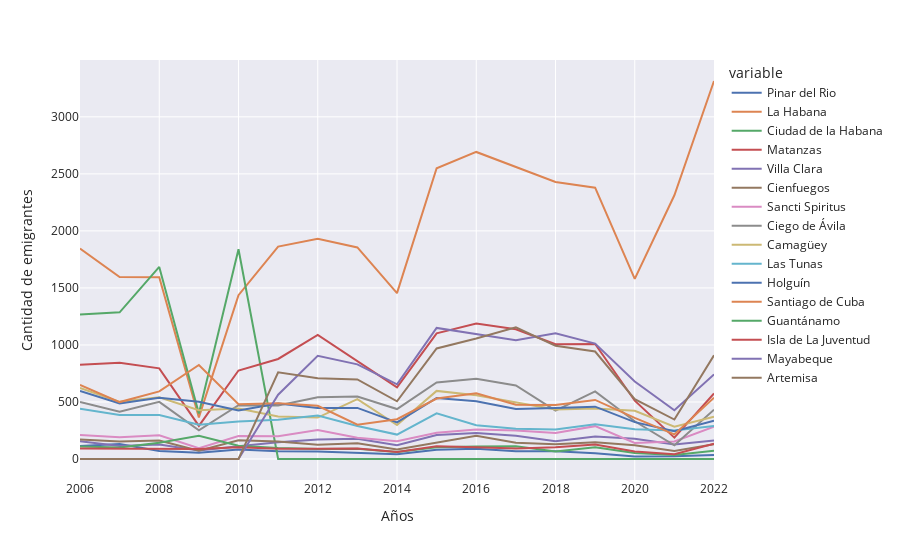

The notebook cell saved with this chart:
### Markdown cell above
#### ¿Cuántas personas han tomado decisiones similares o iguales a la de Juan y Mireya?

Durante años, numerosas personas se han trasladado a otras provincias. Antes de la división política administrativa (DPA) de 2011, Ciudad de La Habana era la capital y registró la mayor cantidad de migrantes en 2008 y 2010, con 1684 y 1839 respectivamente. Tras la DPA, se incluyen Artemisa y Mayabeque como provincias y desaparece la Ciudad de La Habana. Al convertirse en la capital del país, La Habana se convierte rápidamente en el principal destino de la mayoría de las personas, por lo que no es sorprendente que fuera la provincia líder en cifras a partir de entonces, con 2692 en 2016 y un total de 3314 personas en 2022, alcanzando sus números más altos. Matanzas, Mayabeque, y Artemisa también alcanzan cifras significativas, manteniendo un ritmo de emigrantes relativamente constante en los distintos años. 
En lugares como Guantánamo, Pinar del Río y la Isla de la Juventud, hay un número muy reducido de migrantes de Granma. Guantánamo se encuentra en el extremo oriental de Cuba, mientras que Pinar del Río está en el extremo occidental. Se llega a la conclusión de que la mayoría de los migrantes eligen tomar decisiones parecidas a las de Juan y Mireya al dirigirse hacia la capital o sus alrededores (Matanzas, Mayabeque y Artemisa). 

##### ¿Porqué pasará esto?
Es frecuente que los migrantes de un país terminen en la capital, la cual ofrece una mayor cantidad de recursos y más oportunidades laborales, tanto dentro de la ciudad como en el extranjero. Sin embargo, no todos tienen la oportunidad de ir a la capital o prefieren mantenerse en un entorno rural, por lo que eligen vivir en áreas cercanas, lo que les asegura un viaje más corto para obtener productos esenciales y también acceso a empleo o educación, especialmente en carreras universitarias que solo se ofrecen en La Habana, como es el caso de Ciencia de Datos en la región occidental.

### Code cell
#llamamos a la función llenar_listas 
# con los dos primeros parametros son los filtros para llenar la lista con los datos del json
# el tercer parametro es una lista de todas las Provincias
provi = llenar_lista("ProvinciasMI","emigracion06-22",granma['Provincias'])

#separar datos de hombres que estan en los indices par
proviH = [y for x,y in enumerate(provi) if x % 2 == 0 ]

#lo llevamos a matriz de numpy
proviH = np.array(proviH)

#separar datos de mujeres que están en indice impar
proviM = [y for x,y in enumerate(provi)if x % 2 != 0]

#lo llevamos a matriz de numpy
proviM = np.array(proviM)

#sumamos los hombres mas las mujeres
sumaH_M = proviM + proviH
#creamos el dataFrame de Hombres y mujeres de la emigración interna desde el 2006-2022
#se le asigna a los indices las provincias y a las columnas los años del 2006-2022
df = pd.DataFrame(sumaH_M,index = granma["Provincias"],columns = [x for x in granma["años"]if x >= 2006])

#le hacemos la transpuesta
df = df.T
#creamos un gráfico de lineas con plotly
fig = px.line(df,x = df.index,y = df.columns,template = 'seaborn')
#cambiamos el nombre de los ejes de coordenadas
fig.update_yaxes(title_text = 'Cantidad de emigrantes')
fig.update_xaxes(title_text = 'Años')

### Figure 1 — Plotly figure (JSON) as saved in the notebook; plotly's stock layout.template omitted (floating-point values rounded to 4 significant figures)
{"data": [{"hovertemplate": "variable=Pinar del Rio<br>index=%{x}<br>value=%{y}<extra></extra>", "legendgroup": "Pinar del Rio", "line": {"color": "rgb(76,114,176)", "dash": "solid"}, "marker": {"symbol": "circle"}, "mode": "lines", "name": "Pinar del Rio", "orientation": "v", "showlegend": true, "type": "scatter", "x": [2006, 2007, 2008, 2009, 2010, 2011, 2012, 2013, 2014, 2015, 2016, 2017, 2018, 2019, 2020, 2021, 2022], "xaxis": "x", "y": [114, 132, 70, 55, 84, 67, 66, 54, 41, 82, 90, 69, 67, 51, 23, 24, 35], "yaxis": "y"}, {"hovertemplate": "variable=La Habana<br>index=%{x}<br>value=%{y}<extra></extra>", "legendgroup": "La Habana", "line": {"color": "rgb(221,132,82)", "dash": "solid"}, "marker": {"symbol": "circle"}, "mode": "lines", "name": "La Habana", "orientation": "v", "showlegend": true, "type": "scatter", "x": [2006, 2007, 2008, 2009, 2010, 2011, 2012, 2013, 2014, 2015, 2016, 2017, 2018, 2019, 2020, 2021, 2022], "xaxis": "x", "y": [1846, 1595, 1594, 365, 1436, 1862, 1931, 1855, 1454, 2549, 2692, 2562, 2429, 2379, 1579, 2312, 3314], "yaxis": "y"}, {"hovertemplate": "variable=Ciudad de la Habana<br>index=%{x}<br>value=%{y}<extra></extra>", "legendgroup": "Ciudad de la Habana", "line": {"color": "rgb(85,168,104)", "dash": "solid"}, "marker": {"symbol": "circle"}, "mode": "lines", "name": "Ciudad de la Habana", "orientation": "v", "showlegend": true, "type": "scatter", "x": [2006, 2007, 2008, 2009, 2010, 2011, 2012, 2013, 2014, 2015, 2016, 2017, 2018, 2019, 2020, 2021, 2022], "xaxis": "x", "y": [1266, 1286, 1684, 399, 1839, 0, 0, 0, 0, 0, 0, 0, 0, 0, 0, 0, 0], "yaxis": "y"}, {"hovertemplate": "variable=Matanzas<br>index=%{x}<br>value=%{y}<extra></extra>", "legendgroup": "Matanzas", "line": {"color": "rgb(196,78,82)", "dash": "solid"}, "marker": {"symbol": "circle"}, "mode": "lines", "name": "Matanzas", "orientation": "v", "showlegend": true, "type": "scatter", "x": [2006, 2007, 2008, 2009, 2010, 2011, 2012, 2013, 2014, 2015, 2016, 2017, 2018, 2019, 2020, 2021, 2022], "xaxis": "x", "y": [827, 844, 795, 290, 776, 877, 1088, 856, 628, 1102, 1188, 1138, 1007, 1008, 511, 187, 574], "yaxis": "y"}, {"hovertemplate": "variable=Villa Clara<br>index=%{x}<br>value=%{y}<extra></extra>", "legendgroup": "Villa Clara", "line": {"color": "rgb(129,114,179)", "dash": "solid"}, "marker": {"symbol": "circle"}, "mode": "lines", "name": "Villa Clara", "orientation": "v", "showlegend": true, "type": "scatter", "x": [2006, 2007, 2008, 2009, 2010, 2011, 2012, 2013, 2014, 2015, 2016, 2017, 2018, 2019, 2020, 2021, 2022], "xaxis": "x", "y": [156, 114, 127, 75, 111, 146, 171, 177, 120, 211, 229, 203, 155, 198, 177, 128, 163], "yaxis": "y"}, {"hovertemplate": "variable=Cienfuegos<br>index=%{x}<br>value=%{y}<extra></extra>", "legendgroup": "Cienfuegos", "line": {"color": "rgb(147,120,96)", "dash": "solid"}, "marker": {"symbol": "circle"}, "mode": "lines", "name": "Cienfuegos", "orientation": "v", "showlegend": true, "type": "scatter", "x": [2006, 2007, 2008, 2009, 2010, 2011, 2012, 2013, 2014, 2015, 2016, 2017, 2018, 2019, 2020, 2021, 2022], "xaxis": "x", "y": [171, 154, 163, 72, 164, 153, 124, 139, 84, 142, 204, 142, 130, 146, 120, 71, 130], "yaxis": "y"}, {"hovertemplate": "variable=Sancti Spiritus<br>index=%{x}<br>value=%{y}<extra></extra>", "legendgroup": "Sancti Spiritus", "line": {"color": "rgb(218,139,195)", "dash": "solid"}, "marker": {"symbol": "circle"}, "mode": "lines", "name": "Sancti Spiritus", "orientation": "v", "showlegend": true, "type": "scatter", "x": [2006, 2007, 2008, 2009, 2010, 2011, 2012, 2013, 2014, 2015, 2016, 2017, 2018, 2019, 2020, 2021, 2022], "xaxis": "x", "y": [210, 190, 208, 94, 202, 200, 255, 186, 156, 230, 259, 250, 229, 288, 140, 153, 283], "yaxis": "y"}, {"hovertemplate": "variable=Ciego de Ávila<br>index=%{x}<br>value=%{y}<extra></extra>", "legendgroup": "Ciego de Ávila", "line": {"color": "rgb(140,140,140)", "dash": "solid"}, "marker": {"symbol": "circle"}, "mode": "lines", "name": "Ciego de Ávila", "orientation": "v", "showlegend": true, "type": "scatter", "x": [2006, 2007, 2008, 2009, 2010, 2011, 2012, 2013, 2014, 2015, 2016, 2017, 2018, 2019, 2020, 2021, 2022], "xaxis": "x", "y": [500, 415, 501, 251, 471, 469, 542, 547, 438, 671, 704, 645, 424, 593, 331, 120, 432], "yaxis": "y"}, {"hovertemplate": "variable=Camagüey<br>index=%{x}<br>value=%{y}<extra></extra>", "legendgroup": "Camagüey", "line": {"color": "rgb(204,185,116)", "dash": "solid"}, "marker": {"symbol": "circle"}, "mode": "lines", "name": "Camagüey", "orientation": "v", "showlegend": true, "type": "scatter", "x": [2006, 2007, 2008, 2009, 2010, 2011, 2012, 2013, 2014, 2015, 2016, 2017, 2018, 2019, 2020, 2021, 2022], "xaxis": "x", "y": [623, 501, 541, 428, 443, 372, 363, 525, 298, 597, 559, 499, 434, 443, 423, 284, 371], "yaxis": "y"}, {"hovertemplate": "variable=Las Tunas<br>index=%{x}<br>value=%{y}<extra></extra>", "legendgroup": "Las Tunas", "line": {"color": "rgb(100,181,205)", "dash": "solid"}, "marker": {"symbol": "circle"}, "mode": "lines", "name": "Las Tunas", "orientation": "v", "showlegend": true, "type": "scatter", "x": [2006, 2007, 2008, 2009, 2010, 2011, 2012, 2013, 2014, 2015, 2016, 2017, 2018, 2019, 2020, 2021, 2022], "xaxis": "x", "y": [441, 385, 386, 301, 328, 345, 381, 289, 214, 400, 296, 266, 259, 305, 260, 250, 290], "yaxis": "y"}, {"hovertemplate": "variable=Holguín<br>index=%{x}<br>value=%{y}<extra></extra>", "legendgroup": "Holguín", "line": {"color": "rgb(76,114,176)", "dash": "solid"}, "marker": {"symbol": "circle"}, "mode": "lines", "name": "Holguín", "orientation": "v", "showlegend": true, "type": "scatter", "x": [2006, 2007, 2008, 2009, 2010, 2011, 2012, 2013, 2014, 2015, 2016, 2017, 2018, 2019, 2020, 2021, 2022], "xaxis": "x", "y": [597, 486, 537, 501, 425, 487, 448, 448, 321, 535, 507, 439, 447, 459, 323, 244, 335], "yaxis": "y"}, {"hovertemplate": "variable=Santiago de Cuba<br>index=%{x}<br>value=%{y}<extra></extra>", "legendgroup": "Santiago de Cuba", "line": {"color": "rgb(221,132,82)", "dash": "solid"}, "marker": {"symbol": "circle"}, "mode": "lines", "name": "Santiago de Cuba", "orientation": "v", "showlegend": true, "type": "scatter", "x": [2006, 2007, 2008, 2009, 2010, 2011, 2012, 2013, 2014, 2015, 2016, 2017, 2018, 2019, 2020, 2021, 2022], "xaxis": "x", "y": [650, 499, 593, 824, 481, 488, 467, 301, 349, 530, 577, 475, 473, 518, 360, 216, 537], "yaxis": "y"}, {"hovertemplate": "variable=Guantánamo<br>index=%{x}<br>value=%{y}<extra></extra>", "legendgroup": "Guantánamo", "line": {"color": "rgb(85,168,104)", "dash": "solid"}, "marker": {"symbol": "circle"}, "mode": "lines", "name": "Guantánamo", "orientation": "v", "showlegend": true, "type": "scatter", "x": [2006, 2007, 2008, 2009, 2010, 2011, 2012, 2013, 2014, 2015, 2016, 2017, 2018, 2019, 2020, 2021, 2022], "xaxis": "x", "y": [110, 100, 142, 204, 116, 96, 87, 89, 62, 104, 109, 111, 66, 103, 53, 35, 72], "yaxis": "y"}, {"hovertemplate": "variable=Isla de La Juventud<br>index=%{x}<br>value=%{y}<extra></extra>", "legendgroup": "Isla de La Juventud", "line": {"color": "rgb(196,78,82)", "dash": "solid"}, "marker": {"symbol": "circle"}, "mode": "lines", "name": "Isla de La Juventud", "orientation": "v", "showlegend": true, "type": "scatter", "x": [2006, 2007, 2008, 2009, 2010, 2011, 2012, 2013, 2014, 2015, 2016, 2017, 2018, 2019, 2020, 2021, 2022], "xaxis": "x", "y": [92, 92, 86, 87, 103, 89, 90, 91, 61, 112, 103, 91, 103, 128, 65, 41, 134], "yaxis": "y"}, {"hovertemplate": "variable=Mayabeque<br>index=%{x}<br>value=%{y}<extra></extra>", "legendgroup": "Mayabeque", "line": {"color": "rgb(129,114,179)", "dash": "solid"}, "marker": {"symbol": "circle"}, "mode": "lines", "name": "Mayabeque", "orientation": "v", "showlegend": true, "type": "scatter", "x": [2006, 2007, 2008, 2009, 2010, 2011, 2012, 2013, 2014, 2015, 2016, 2017, 2018, 2019, 2020, 2021, 2022], "xaxis": "x", "y": [0, 0, 0, 0, 0, 564, 905, 830, 655, 1149, 1093, 1042, 1102, 1012, 680, 427, 742], "yaxis": "y"}, {"hovertemplate": "variable=Artemisa<br>index=%{x}<br>value=%{y}<extra></extra>", "legendgroup": "Artemisa", "line": {"color": "rgb(147,120,96)", "dash": "solid"}, "marker": {"symbol": "circle"}, "mode": "lines", "name": "Artemisa", "orientation": "v", "showlegend": true, "type": "scatter", "x": [2006, 2007, 2008, 2009, 2010, 2011, 2012, 2013, 2014, 2015, 2016, 2017, 2018, 2019, 2020, 2021, 2022], "xaxis": "x", "y": [0, 0, 0, 0, 0, 760, 707, 698, 506, 969, 1056, 1154, 992, 942, 524, 346, 909], "yaxis": "y"}], "layout": {"legend": {"title": {"text": "variable"}, "tracegroupgap": 0}, "margin": {"t": 60}, "xaxis": {"anchor": "y", "domain": [0, 1], "title": {"text": "Años"}}, "yaxis": {"anchor": "x", "domain": [0, 1], "title": {"text": "Cantidad de emigrantes"}}}}
